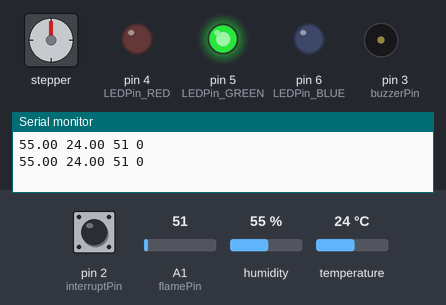
A sketch run on a simulated Arduino Uno, built with avr-gcc and run on an emulated ATmega328P. Parts: stepper motor, output pins drawn as LEDs (lit = HIGH), buzzer (waves = sounding, pin HIGH), the last lines printed to the serial monitor. The test bench sets the inputs (shaded band); at power-on: humidity 55 %, pin 2 (interruptPin) HIGH, A1 (flamePin) = 51, temperature 24 °C. Stepper angles assume 2048 steps per turn.

Above: at 1.8 s.
1.9 s: humidity set to 41 %
3.4 s: humidity set to 38 %
At 4.57 s:
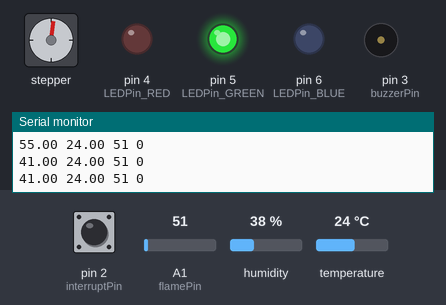
At 6.2 s:
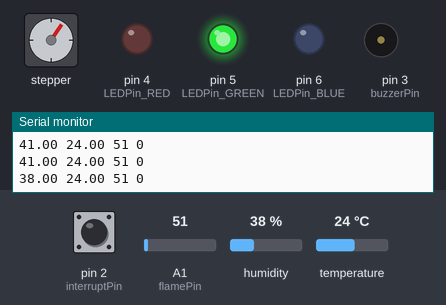
6.9 s: pin 2 (interruptPin) pulled LOW for 1.25 s
At 8.5 s:
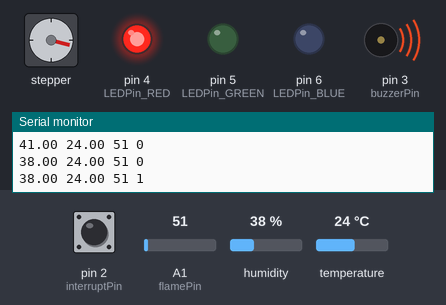
10.4 s: pin 2 (interruptPin) pulled LOW for 1.25 s
At 13.1 s:
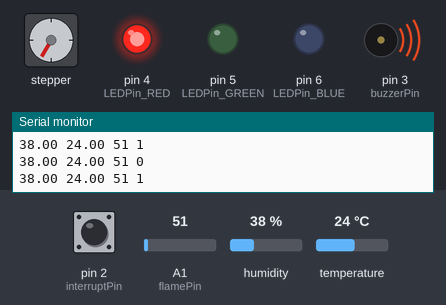
13.9 s: pin 2 (interruptPin) pulled LOW for 3.2 s
18.6 s: humidity set to 40 %
Timing chart, 0 to 24.8 s (numbered marks = the images above; inputs shaded):
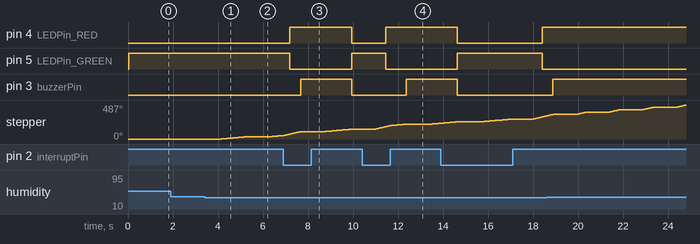

The sketch:

arduino_sourcecode.ino
```cpp
#include "dht.h" // Library for DHT11
#include <Stepper.h> // Library for Stepper motor

#define STEPS 32
Stepper stepper(STEPS, 8, 10, 9, 11);
int val = 200;

// setup DHT11
#define DHTPin A0 // use A0 as a data input
dht dht;
float humidValue = 0;

// variables for LM35
float tempValue = 0;
int tempPin = A2;

// varibles for Flame Sensor
int flamePin = A1;
int flameValue = 0;
int flameThreshold = 1400; // flame level

// varible for LED
int LEDPin_RED = 4;
int LEDPin_GREEN = 5;
int LEDPin_BLUE = 6;

// varible for interrupt button
int interruptPin = 2;
volatile byte interruptButtonState = LOW;

// variable for ky-012 Buzzer
int buzzerPin = 3;

// general variable
bool isFired = true;

void setup() {
  pinMode(LEDPin_RED, OUTPUT);
  pinMode(LEDPin_GREEN, OUTPUT);
  pinMode(LEDPin_BLUE, OUTPUT);

  pinMode(buzzerPin, OUTPUT);
  pinMode(interruptPin, INPUT_PULLUP);

  attachInterrupt(digitalPinToInterrupt(interruptPin), callInterrupt, CHANGE);

  stepper.setSpeed(300);

  Serial.begin(9600);
}

void loop() {
  dht.read11(DHTPin);
  // read value from sensors
  // tempValue =((analogRead(tempPin) / 1024.0)*5.0) * 100.0;
  flameValue = analogRead(flamePin);
  humidValue = dht.humidity; // read humidity value from DHT11
  tempValue = dht.temperature;

  if (tempValue > 30 || humidValue < 40) {
      stepper.step(val);
  }

  if (flameValue >= flameThreshold) {
    interruptButtonState = HIGH;
    isFired = true;
    setColor(255, 0, 0); // Red Color
    stepper.step(val);
  }
  else {
    interruptButtonState = LOW;
    isFired = false;
    setColor(0, 255, 0); // Green Color
  }

  digitalWrite(buzzerPin, interruptButtonState);
  printOutPut(humidValue, tempValue, flameValue); // Call print command
  delay(1000);

}

void callInterrupt(){
  if (isFired) {
    // Serial.println("Threshold = 1500");
    flameThreshold = 1500;
    stepper.setSpeed(300);
  }
  else {
    // Serial.println("Threshold = 0");
    flameThreshold = 0;
    stepper.setSpeed(800);
  }
}

void setColor(int redValue, int greenValue, int blueValue) {
  analogWrite(LEDPin_RED, redValue);
  analogWrite(LEDPin_GREEN, greenValue);
  analogWrite(LEDPin_BLUE, blueValue);
}

void printOutPut(float humid_value, float temp_value, int flame_value){
  String dataString = "";
  dataString += humid_value;
  dataString += " ";
  dataString += temp_value;
  dataString += " ";
  dataString += flame_value;
  dataString += " ";
  if (isFired) {
    dataString += "1";
  }
  else {
    dataString += "0";
  }
  Serial.println(dataString);
}
```

Measured:
- the behaviour switches between 40 and 39 % on humidity (found by bisection; images 0 and 1)
- after the input at 3.4 s, stepper: turns 35° clockwise in 1.2 s, then 14° clockwise in 0.47 s
- after the input at 6.9 s, pin 4 (LEDPin_RED): LOW → HIGH after 0.29 s, → LOW 2.8 s later; pin 5 (LEDPin_GREEN): HIGH → LOW after 0.29 s, → HIGH 2.8 s later; pin 3 (buzzerPin): LOW → HIGH after 0.77 s, → LOW 2.3 s later
- after the input at 10.4 s, pin 4 (LEDPin_RED): LOW → HIGH after 1.0 s; pin 5 (LEDPin_GREEN): HIGH → LOW after 1.0 s; pin 3 (buzzerPin): LOW → HIGH after 2.0 s
